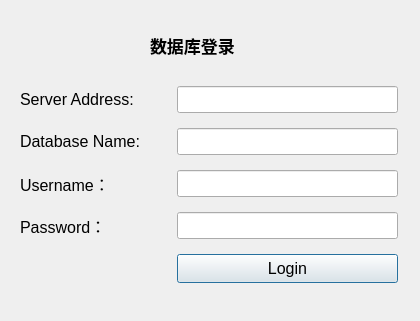
<?xml version="1.0" encoding="UTF-8"?>
<ui version="4.0">
 <class>loginDatabase</class>
 <widget class="QDialog" name="loginDatabase">
  <property name="geometry">
   <rect>
    <x>0</x>
    <y>0</y>
    <width>420</width>
    <height>321</height>
   </rect>
  </property>
  <property name="windowTitle">
   <string>Dialog</string>
  </property>
  <property name="styleSheet">
   <string notr="true"/>
  </property>
  <widget class="QLabel" name="label">
   <property name="geometry">
    <rect>
     <x>20</x>
     <y>86</y>
     <width>150</width>
     <height>27</height>
    </rect>
   </property>
   <property name="font">
    <font>
     <pointsize>12</pointsize>
    </font>
   </property>
   <property name="text">
    <string>Server Address:</string>
   </property>
  </widget>
  <widget class="QLineEdit" name="ipaddr">
   <property name="geometry">
    <rect>
     <x>177</x>
     <y>86</y>
     <width>221</width>
     <height>27</height>
    </rect>
   </property>
   <property name="font">
    <font>
     <pointsize>12</pointsize>
    </font>
   </property>
   <property name="text">
    <string/>
   </property>
  </widget>
  <widget class="QLabel" name="label_2">
   <property name="geometry">
    <rect>
     <x>20</x>
     <y>128</y>
     <width>150</width>
     <height>27</height>
    </rect>
   </property>
   <property name="font">
    <font>
     <pointsize>12</pointsize>
    </font>
   </property>
   <property name="text">
    <string>Database Name:</string>
   </property>
  </widget>
  <widget class="QPushButton" name="LoginBtn">
   <property name="geometry">
    <rect>
     <x>177</x>
     <y>254</y>
     <width>221</width>
     <height>29</height>
    </rect>
   </property>
   <property name="font">
    <font>
     <pointsize>12</pointsize>
    </font>
   </property>
   <property name="autoFillBackground">
    <bool>false</bool>
   </property>
   <property name="text">
    <string>Login</string>
   </property>
  </widget>
  <widget class="QLineEdit" name="database">
   <property name="geometry">
    <rect>
     <x>177</x>
     <y>128</y>
     <width>221</width>
     <height>27</height>
    </rect>
   </property>
   <property name="font">
    <font>
     <pointsize>12</pointsize>
    </font>
   </property>
  </widget>
  <widget class="QLineEdit" name="username">
   <property name="geometry">
    <rect>
     <x>177</x>
     <y>170</y>
     <width>221</width>
     <height>27</height>
    </rect>
   </property>
   <property name="font">
    <font>
     <pointsize>12</pointsize>
    </font>
   </property>
  </widget>
  <widget class="QLineEdit" name="password">
   <property name="geometry">
    <rect>
     <x>177</x>
     <y>212</y>
     <width>221</width>
     <height>27</height>
    </rect>
   </property>
   <property name="font">
    <font>
     <pointsize>12</pointsize>
    </font>
   </property>
  </widget>
  <widget class="QLabel" name="label_4">
   <property name="geometry">
    <rect>
     <x>20</x>
     <y>212</y>
     <width>150</width>
     <height>27</height>
    </rect>
   </property>
   <property name="font">
    <font>
     <pointsize>12</pointsize>
    </font>
   </property>
   <property name="text">
    <string>Password：</string>
   </property>
  </widget>
  <widget class="QLabel" name="label_3">
   <property name="geometry">
    <rect>
     <x>20</x>
     <y>170</y>
     <width>150</width>
     <height>27</height>
    </rect>
   </property>
   <property name="font">
    <font>
     <pointsize>12</pointsize>
    </font>
   </property>
   <property name="text">
    <string>Username：</string>
   </property>
  </widget>
  <widget class="QLabel" name="label_5">
   <property name="geometry">
    <rect>
     <x>150</x>
     <y>30</y>
     <width>121</width>
     <height>31</height>
    </rect>
   </property>
   <property name="font">
    <font>
     <family>Bahnschrift SemiCondensed</family>
     <pointsize>13</pointsize>
     <weight>75</weight>
     <bold>true</bold>
    </font>
   </property>
   <property name="text">
    <string>数据库登录</string>
   </property>
  </widget>
 </widget>
 <resources/>
 <connections/>
</ui>
